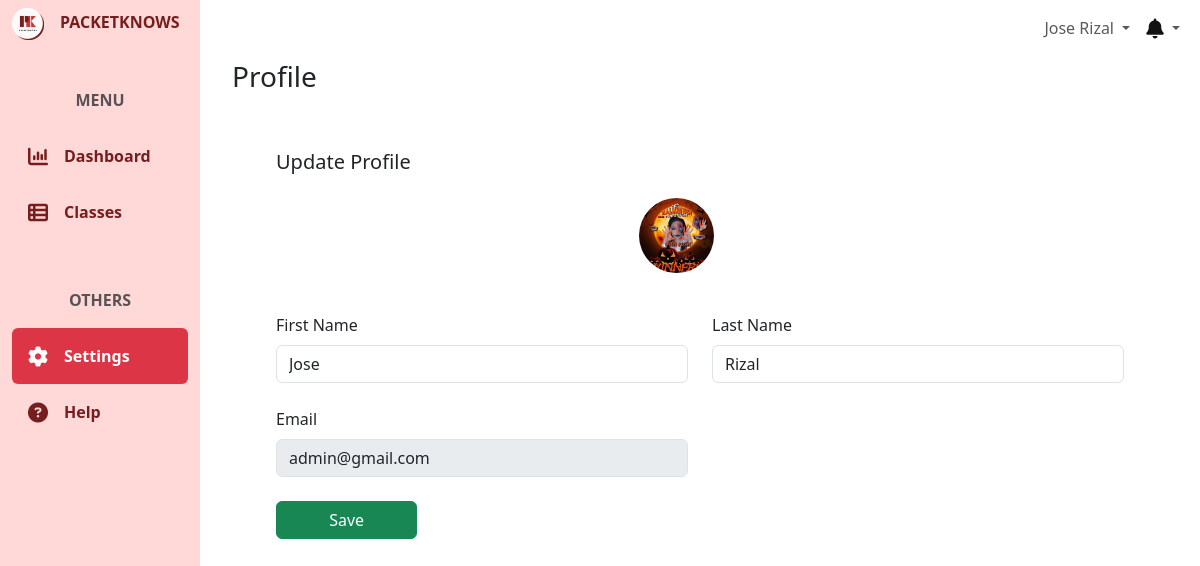
Before: /settings/ (signed in) with the older database file.
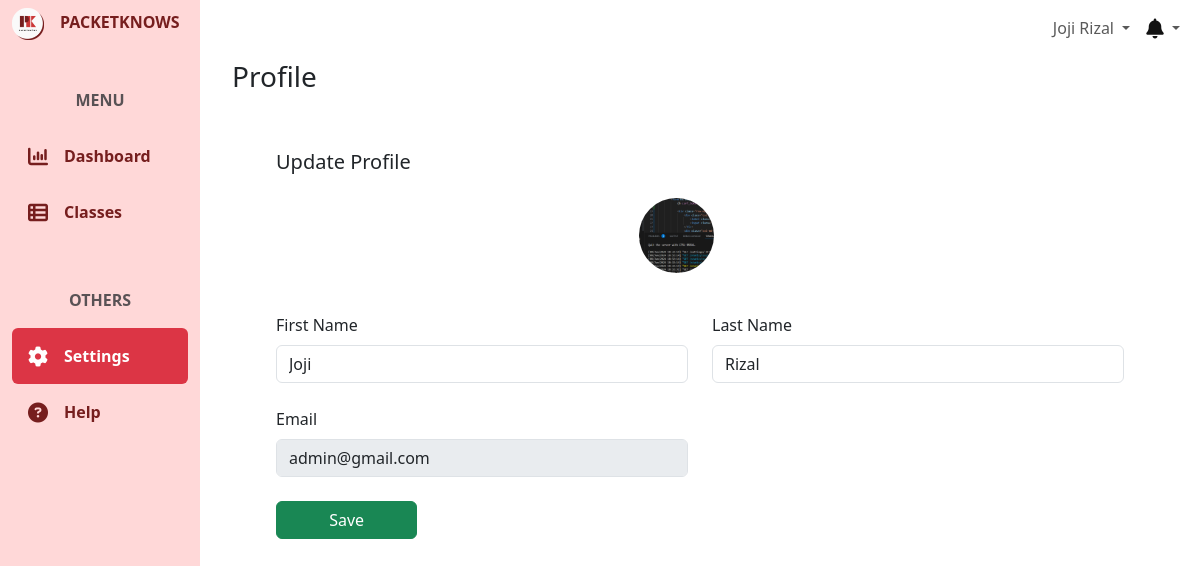
After: the same page with the newer database file.
### user/models.py (models this page shows, shortened)
class CustomUser(AbstractBaseUser, PermissionsMixin):
    email = models.EmailField(unique=True)
    first_name = models.CharField(max_length=50)
    last_name = models.CharField(max_length=50)
    is_active = models.BooleanField(default=True)
    is_staff = models.BooleanField(default=False)
    category = models.ForeignKey(UserCategory, on_delete=models.CASCADE)
    icon = models.ImageField(upload_to= 'user/icons/', blank=True, null=True)
    school_id = models.BigIntegerField(unique=True, blank=True, null=True)
    evidences = models.ImageField(upload_to= 'user/evidences/', blank=True, null=True)
    objects = CustomUserManager()
    USERNAME_FIELD = 'email'
    REQUIRED_FIELDS = ['first_name', 'last_name']
    class Meta:
        verbose_name = 'User'
        verbose_name_plural = 'Users'

### core/views.py (the view)
# urls.py: path('settings/', coreViews.SettingsView, name='settings'),
@login_required(login_url='/')
def SettingsView(request):
    context = {}
    if request.method == 'POST':
        pass
    else:
        pass
    return render(request, 'core/settings.html', context)

### templates/core/settings.html (shortened to what this page needs)
{% extends 'core/base.html' %}
{% block content %}
<div class="container-fluid h-100">
    <div class="row h-100">
        <div class="col-2 fixed-top bg-pink h-100" id="green">
            {% include 'core/components/sidebar.html'%}
        </div>
        <div class="col-md-10 ms-auto" style="padding: 0; overflow-x: hidden !important;">
            {% include 'core/components/topnav.html'%}
            <main class="mt-5 pt-1">
                {% if request.user.category.name == 'Student'%}
                    {% include 'core/settings/student-settings.html'%}
                {% elif request.user.category.name == 'Self Learner'%}
                    {% include 'core/settings/selfLearner-settings.html'%}
                {% elif request.user.category.name == 'Instructor'%}
                    {% include 'core/settings/instructor-settings.html'%}
                {% endif %}
            </main>
        </div>
    </div>
</div>
{% endblock %}

### templates/core/components/topnav.html (shortened to what this page needs)
<nav class="navbar navbar-expand-lg navbar-light bg-white fixed-top col-md-9 ms-sm-auto col-lg-10">
    <div class="container-fluid">
            <ul class="navbar-nav ms-auto">
                <li class="nav-item dropdown">
                    <a class="nav-link dropdown-toggle" href="#" id="userDropdown" role="button" data-bs-toggle="dropdown" aria-expanded="false">
                      {{user.first_name}} {{user.last_name}}
                    </a>
                </li>
                <li class="nav-item dropdown ">
                    <a class="nav-link dropdown-toggle " href="#" id="notificationDropdown" role="button" data-bs-toggle="dropdown" aria-expanded="false">
                        <i class="fa-solid fa-bell fa-lg" style="color: #121212;"></i>
                    </a>
                </li>
            </ul>
    </div>
</nav>

### templates/core/settings/student-settings.html (shortened to what this page needs)
{% load static %}
<div class="container">
    <div class="row ms-2 mt-2 mb-5 ">
        <h3 class="">Profile</h3>
    </div>
    <div class="mx-5 px-3">
        <h5 class="mb-4">Update Profile</h5>
        <form hx-boost="true" hx-post="{% url 'user:updateProfile'%}" hx-swap="none" enctype="multipart/form-data">
            <div class="d-flex justify-content-center input-group">
                    <label class="profileContainer" for="profilePictureInput">
                        <img class="profile-icon" id="profilePicture" src="{{request.user.icon.url }}" alt="Profile Picture" class="img-fluid">
                        <div class="changeImageText">
                            <p class="fw-bold text-white">Change Picture</p>
                        </div>
                    </label>
            </div>
            <div class="row mb-4">
                <div class="col-md-6 d-flex flex-column">
                    <label class="mb-2" for="">First Name</label>
                    <input class="form-control" name="firstName" type="text" placeholder="Juan" value="{{request.user.first_name}}">
                </div>
                <div class="col-md-6 d-flex flex-column">
                    <label class="mb-2" for="">Last Name</label>
                    <input class="form-control" name="lastName" type="text" placeholder="Dela Cruz" value="{{request.user.last_name}}">
                </div>
            </div>
            <div class="row my-4">
                <div class="col-md-6 d-flex flex-column">
                    <label class="mb-2" for="">Email</label>
                <input class="form-control" type="text" placeholder="juandelacruz69@gmail.com" value="{{request.user.email}}" disabled>
                </div>
            </div>
            <div class="col-md-2 mt-4">
                <button class="btn btn-success w-100" type="submit">Save</button>
            </div>
        </form>
    </div>
</div>

Changed rows visible on the page:
changed CustomUser "Rizal": first_name "Jose" → "Joji"; user.icon: a different picture; firstName "Jose" → "Joji"
